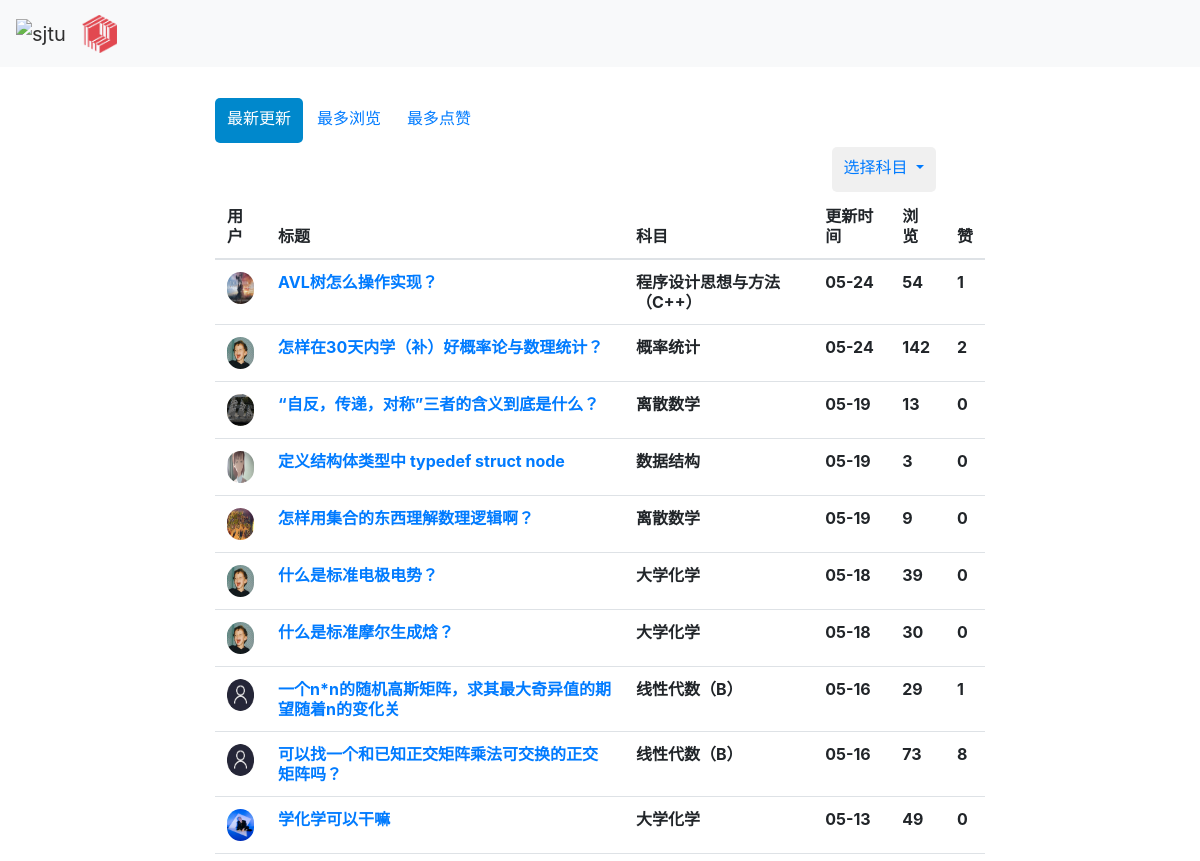
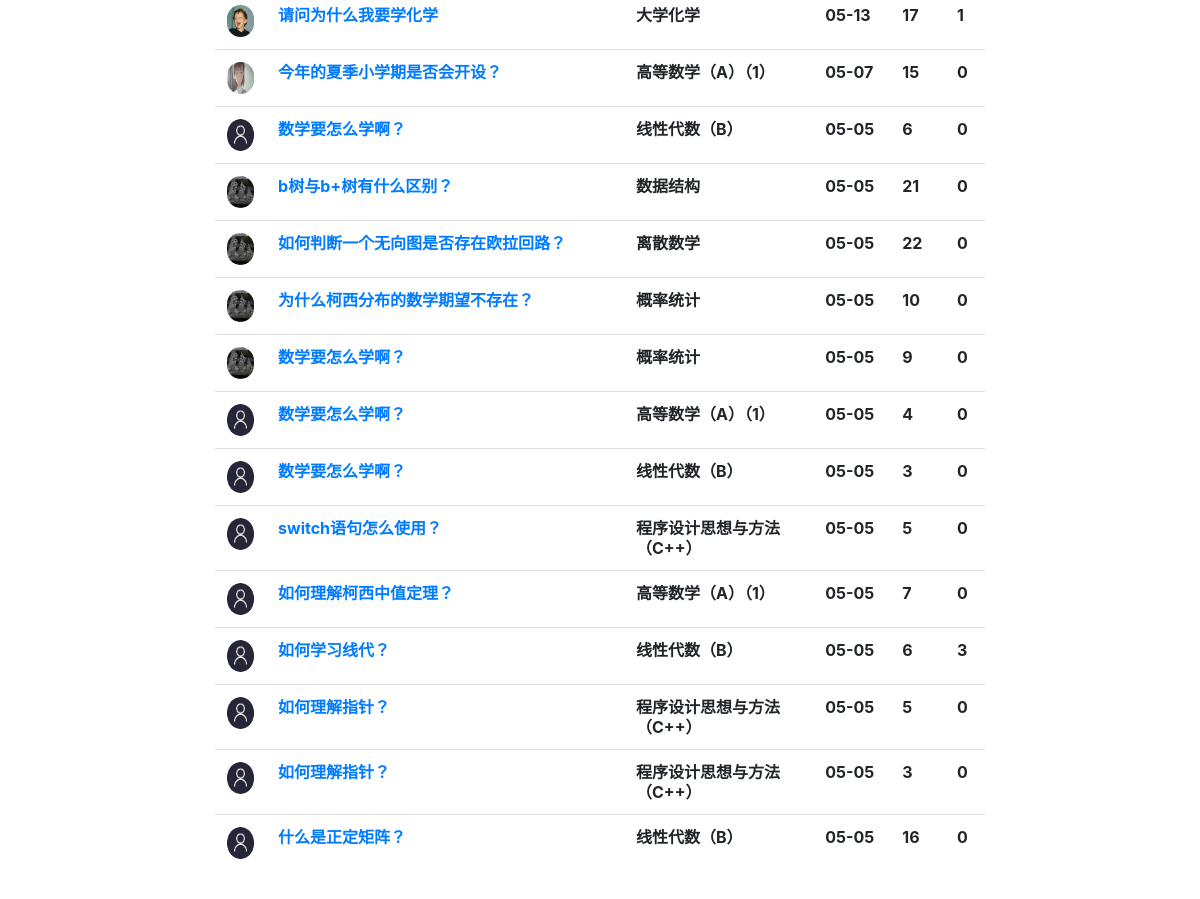
Page /qas_system/all_question/ on the committed database (2 pictures, top to bottom).
### qas_system/models.py (models this page shows, shortened)
class Question(models.Model):
    question_title = models.CharField(verbose_name='标题', max_length=30, blank=False)
    question_text = RichTextField(verbose_name='具体描述')
    question_subject = models.ForeignKey('Subject', verbose_name='科目', on_delete=models.CASCADE)
    pub_date = models.DateTimeField(auto_now=True, verbose_name='提问日期')
    page_views = models.PositiveIntegerField(default=0, verbose_name='浏览量')
    questioner = models.ForeignKey('User', verbose_name='提问者', on_delete=models.CASCADE)
    good_num = models.IntegerField(default=0, verbose_name='点赞量')

class User(models.Model):
    user_name = models.CharField(verbose_name='用户名', max_length=30, blank=False, unique=True)
    password = models.CharField(verbose_name='密码', max_length=30, blank=False)
    avatar = models.ImageField(upload_to='avatar/', verbose_name='头像', blank=True, null=True)
    email = models.EmailField(default='', verbose_name='邮箱', blank=True, null=True)
    bio = models.TextField(max_length=500, default='', verbose_name='个人简介', blank=True, null=True)
    college = models.CharField(max_length=30, default='', verbose_name='学院', blank=True, null=True)
    major = models.CharField(max_length=20, default='', verbose_name='专业', blank=True, null=True)
    grade = models.CharField(max_length=20, default='', verbose_name='年级', blank=True, null=True)
    sex = models.CharField(max_length=2, default='', verbose_name='性别', blank=True, null=True)
    collect_question = models.ManyToManyField('Question')

class Subject(models.Model):
    name = models.CharField(max_length=30, unique=True, verbose_name='科目名称')
    def __str__(self):
        return self.name

### qas_system/views.py (the view)
# urls.py: path('all_question/', views.all_question),  # 浏览所有问题 按照时间顺序排列
def all_question(request):
    all_question_list = Question.objects.all().order_by('-pub_date')
    all_subject = Subject.objects.all()
    try:
        user = models.User.objects.get(id=request.session['user_id'])
    except KeyError:
        user = None
    return render(request, 'all_question.html', {'all_question_list': all_question_list, 'all_subject': all_subject,
                                                 'user':user})

### templates/all_question.html (shortened to what this page needs)
{% extends 'base.html' %}
{% load static %}
{% block link_before %}
    <link href="{% static 'bootstrap-combined.min.css' %}" rel="stylesheet">
{% endblock %}
{% block link_after %}
    <link href="{% static 'layoutit.css'%}" rel="stylesheet">
{% endblock %}
{% block content %}
<div class="container-fluid">
<div class="row-fluid">
<div class="span2"></div>
<div class="span8">
<ul class="nav nav-pills">
{% if sequencing == 1 %}
  <li role="presentation"><a href="/qas_system/all_question/2/" style="height: 45px; line-height: 25px">最新更新</a></li>
  <li role="presentation"><a href="/qas_system/all_question/0/" style="height: 45px; line-height: 25px">最多浏览</a></li>
  <li role="presentation" class="active"><a href="/qas_system/all_question/1/" style="height: 45px; line-height: 25px">最多点赞</a></li>
{% else %}
  <li role="presentation" class="active"><a href="/qas_system/all_question/2/" style="height: 45px; line-height: 25px">最新更新</a></li>
  <li role="presentation"><a href="/qas_system/all_question/0/" style="height: 45px; line-height: 25px">最多浏览</a></li>
  <li role="presentation"><a href="/qas_system/all_question/1/" style="height: 45px; line-height: 25px">最多点赞</a></li>
{% endif %}
  <a></a>
  <li role="presentation" class="dropdown">
    <a class="dropdown-toggle" data-toggle="dropdown" href="#" role="button" aria-haspopup="true" aria-expanded="false" style="height: 45px; line-height: 25px; background-color: rgba(240,240,240)">
      选择科目
    </a>
</ul>
<table class="table">
	<thead>
		<tr>
            <th>用户</th>
			<th>标题</th>
			<th>科目</th>
			<th>更新时间</th>
            <th>浏览</th>
            <th>赞</th>
		</tr>
	</thead>
	<tbody>
     {% if all_question_list %}
     {% for question in all_question_list %}
     <tr>
        <th>{% csrf_token %}
            {% if question.questioner.avatar %}
                <img src="{{ question.questioner.avatar.url }}" class="img-circle" style="width: 32px; height: 32px"/>
            {% else %}
                <img class="img-circle" style="width: 32px; height: 32px">
            {% endif %}
            <br> </th>
        <th> <a href="/qas_system/question/{{ question.id }}/">{{ question.question_title }}<br></a> </th>
        <th>{{ question.question_subject }} <br> </th>
        <th>{{ question.pub_date.date|date:'m-d' }}<br> </th>
        <th>{{ question.page_views }} <br> </th>
        <th>{{ question.good_num }}<br> </th>
     </tr>
                {% endfor %}
      {% endif %}
	</tbody>
</table>
</div>
<div class="span2"></div>
</div>
</div>
{% endblock %}

### static/layoutit.css (style rules this page uses)
body { padding-top:0px; padding-bottom: 40px; margin-left:0px; -webkit-transition: margin 500ms ease; -moz-transition: margin 500ms ease; -ms-transition: margin 500ms ease; -o-transition: margin 500ms ease; transition: margin 500ms ease; }

### rows in the picture
Question: questioner.avatar (picture), question_title "AVL树怎么操作实现？", question_subject "程序设计思想与方法（C++）", pub_date "05-24", page_views "54", good_num "1"
Question: questioner.avatar (picture), question_title "怎样在30天内学（补）好概率论与数理统计？", question_subject "概率统计", pub_date "05-24", page_views "142", good_num "2"
Question: questioner.avatar (picture), question_title "“自反，传递，对称”三者的含义到底是什么？", question_subject "离散数学", pub_date "05-19", page_views "13", good_num "0"
Question: questioner.avatar (picture), question_title "定义结构体类型中 typedef struct node", question_subject "数据结构", pub_date "05-19", page_views "3", good_num "0"
Question: questioner.avatar (picture), question_title "怎样用集合的东西理解数理逻辑啊？", question_subject "离散数学", pub_date "05-19", page_views "9", good_num "0"
Question: questioner.avatar (picture), question_title "什么是标准电极电势？", question_subject "大学化学", pub_date "05-18", page_views "39", good_num "0"
Question: questioner.avatar (picture), question_title "什么是标准摩尔生成焓？", question_subject "大学化学", pub_date "05-18", page_views "30", good_num "0"
Question: question_title "一个n*n的随机高斯矩阵，求其最大奇异值的期望随着n的变化关", question_subject "线性代数（B）", pub_date "05-16", page_views "29", good_num "1"
Question: question_title "可以找一个和已知正交矩阵乘法可交换的正交矩阵吗？", question_subject "线性代数（B）", pub_date "05-16", page_views "73", good_num "8"
Question: questioner.avatar (picture), question_title "学化学可以干嘛", question_subject "大学化学", pub_date "05-13", page_views "49", good_num "0"
Question: questioner.avatar (picture), question_title "请问为什么我要学化学", question_subject "大学化学", pub_date "05-13", page_views "17", good_num "1"
Question: questioner.avatar (picture), question_title "今年的夏季小学期是否会开设？", question_subject "高等数学（A）（1）", pub_date "05-07", page_views "15", good_num "0"
Question: question_title "数学要怎么学啊？", question_subject "线性代数（B）", pub_date "05-05", page_views "6", good_num "0"
Question: questioner.avatar (picture), question_title "b树与b+树有什么区别？", question_subject "数据结构", pub_date "05-05", page_views "21", good_num "0"
Question: questioner.avatar (picture), question_title "如何判断一个无向图是否存在欧拉回路？", question_subject "离散数学", pub_date "05-05", page_views "22", good_num "0"
Question: questioner.avatar (picture), question_title "为什么柯西分布的数学期望不存在？", question_subject "概率统计", pub_date "05-05", page_views "10", good_num "0"
Question: questioner.avatar (picture), question_title "数学要怎么学啊？", question_subject "概率统计", pub_date "05-05", page_views "9", good_num "0"
Question: question_title "数学要怎么学啊？", question_subject "高等数学（A）（1）", pub_date "05-05", page_views "4", good_num "0"
Question: question_title "数学要怎么学啊？", question_subject "线性代数（B）", pub_date "05-05", page_views "3", good_num "0"
Question: question_title "switch语句怎么使用？", question_subject "程序设计思想与方法（C++）", pub_date "05-05", page_views "5", good_num "0"
Question: question_title "如何理解柯西中值定理？", question_subject "高等数学（A）（1）", pub_date "05-05", page_views "7", good_num "0"
Question: question_title "如何学习线代？", question_subject "线性代数（B）", pub_date "05-05", page_views "6", good_num "3"
Question: question_title "如何理解指针？", question_subject "程序设计思想与方法（C++）", pub_date "05-05", page_views "5", good_num "0"
Question: question_title "如何理解指针？", question_subject "程序设计思想与方法（C++）", pub_date "05-05", page_views "3", good_num "0"
Question: question_title "什么是正定矩阵？", question_subject "线性代数（B）", pub_date "05-05", page_views "16", good_num "0"
